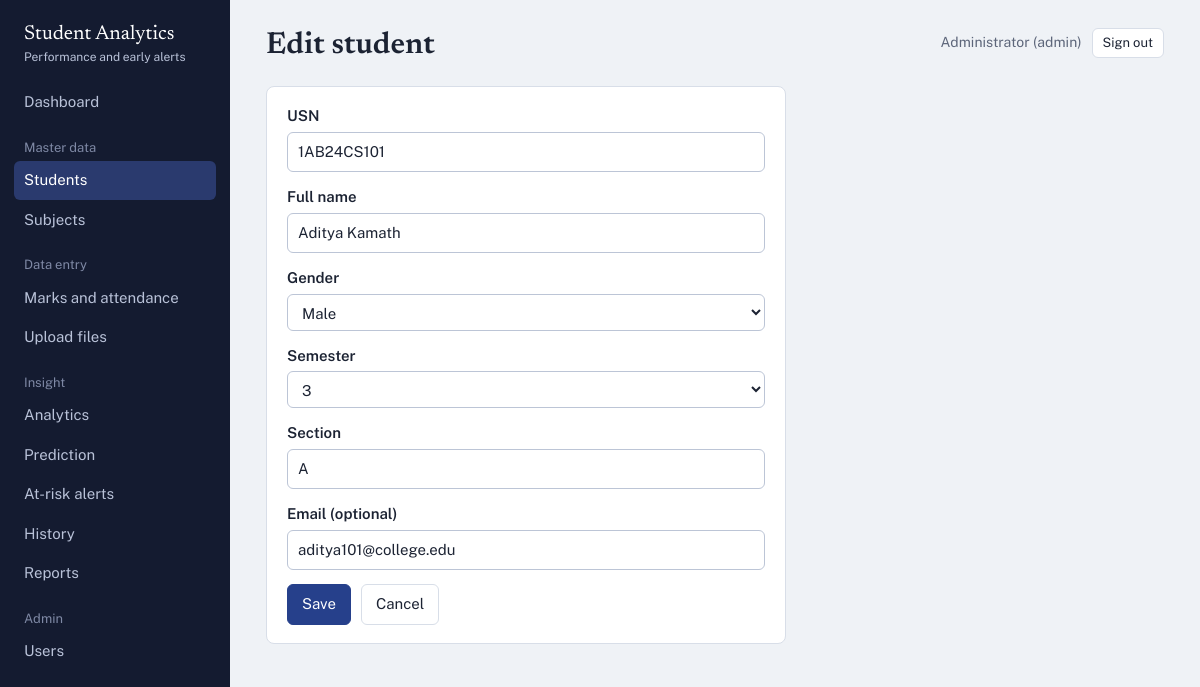
The page /students/1/edit (signed in) on the database its author committed.
### tables this page shows
CREATE TABLE users (
    user_id       INTEGER PRIMARY KEY AUTOINCREMENT,
    name          TEXT NOT NULL,
    email         TEXT NOT NULL UNIQUE,
    password_hash TEXT NOT NULL,
    role          TEXT NOT NULL DEFAULT 'teacher' CHECK (role IN ('admin','teacher')),
    created_at    TEXT NOT NULL DEFAULT (datetime('now'))
);

CREATE TABLE students (
    student_id INTEGER PRIMARY KEY AUTOINCREMENT,
    usn        TEXT NOT NULL UNIQUE,
    name       TEXT NOT NULL,
    gender     TEXT NOT NULL,
    semester   INTEGER NOT NULL CHECK (semester BETWEEN 1 AND 8),
    section    TEXT NOT NULL,
    email      TEXT
);

### app.py (the view)
@app.route("/students/new", methods=["GET", "POST"])
@app.route("/students/<int:sid>/edit", methods=["GET", "POST"])
@login_required
def student_form(sid=None):
    student = repo.get_student(sid) if sid else None
    if sid and not student:
        abort(404)
    values, errors = (dict(student) if student else {"gender": "Male", "semester": 1}), {}
    if request.method == "POST":
        values, errors = v.validate_student(request.form, sid)
        if not errors:
            repo.save_student(values, sid)
            flash("Student saved.", "ok")
            return redirect(url_for("students"))
    return render_template("form.html", title="Edit student" if sid else "Add student",
                           fields=STUDENT_FIELDS, values=values, errors=errors,
                           cancel=url_for("students"))

### app.py (called while the page is built)
def csrf_token():
    if "csrf_token" not in session:
        session["csrf_token"] = secrets.token_hex(16)
    return session["csrf_token"]

@app.before_request
def load_user_and_check_csrf():
    uid = session.get("user_id")
    g.user = repo.get_user(uid) if uid else None
    if request.method == "POST":
        sent = request.form.get("csrf_token") or request.headers.get("X-CSRF-Token")
        if not sent or not secrets.compare_digest(sent, session.get("csrf_token", "")):
            abort(400, "Your session expired or the form was invalid. Go back and try again.")

@app.after_request
def security_headers(resp):
    resp.headers.setdefault("X-Content-Type-Options", "nosniff")
    resp.headers.setdefault("X-Frame-Options", "DENY")
    resp.headers.setdefault("Referrer-Policy", "same-origin")
    return resp

def login_required(view):
    @wraps(view)
    def wrapped(*args, **kwargs):
        if g.user is None:
            return redirect(url_for("login", next=request.path))
        return view(*args, **kwargs)
    return wrapped

### db.py (called while the page is built)
def get_db():
    if "db" not in g:
        path = current_app.config["DATABASE"]
        os.makedirs(os.path.dirname(path), exist_ok=True)
        g.db = sqlite3.connect(path)
        g.db.row_factory = sqlite3.Row
        g.db.execute("PRAGMA foreign_keys = ON")
    return g.db

def q(sql, args=(), one=False):
    cur = get_db().execute(sql, args)
    rows = cur.fetchall()
    cur.close()
    if one:
        return rows[0] if rows else None
    return rows

### repository.py (called while the page is built)
def get_user(user_id):
    return q("SELECT * FROM users WHERE user_id = ?", (user_id,), one=True)

def get_student(student_id):
    return q("SELECT * FROM students WHERE student_id = ?", (student_id,), one=True)

### templates/form.html (shortened to what this page needs)
{% extends "base.html" %}
{% block heading %}{{ title }}{% endblock %}
{% block content %}
<form method="post" class="panel form-panel" novalidate>
  {% for f in fields %}
  <label class="field">
    <span>{{ f.label }}</span>
    {% if f.options %}
      <select name="{{ f.name }}">
        {% for o in f.options %}<option value="{{ o }}" {{ 'selected' if values.get(f.name)|string == o|string }}>{{ o }}</option>{% endfor %}
      </select>
    {% else %}
      <input name="{{ f.name }}" type="{{ f.type or 'text' }}" value="{{ values.get(f.name) or '' }}" {{ 'required' if f.required }}>
    {% endif %}
  </label>
  {% endfor %}
  <div class="actions"><button class="btn primary">Save</button><a class="btn" href="{{ cancel }}">Cancel</a></div>
</form>
{% endblock %}

### templates/base.html (shortened to what this page needs)
<!doctype html>
<html lang="en">
<head>
<link rel="stylesheet" href="{{ url_for('static', filename='css/app.css') }}">
</head>
<body>
{% if g.user %}
<div class="shell">
  <aside class="side">
    <div class="brand">Student Analytics<small>Performance and early alerts</small></div>
    {% set ep = request.endpoint %}
    <nav aria-label="Main">
      <a href="{{ url_for('dashboard') }}" class="{{ 'on' if ep=='dashboard' }}">Dashboard</a>
      <div class="group">Master data</div>
      <a href="{{ url_for('students') }}" class="{{ 'on' if ep in ('students','student_form','student_detail') }}">Students</a>
      <a href="{{ url_for('subjects') }}" class="{{ 'on' if ep in ('subjects','subject_form') }}">Subjects</a>
      <div class="group">Data entry</div>
      <a href="{{ url_for('entry') }}" class="{{ 'on' if ep=='entry' }}">Marks and attendance</a>
      <a href="{{ url_for('upload') }}" class="{{ 'on' if ep=='upload' }}">Upload files</a>
      <div class="group">Insight</div>
      <a href="{{ url_for('analytics_page') }}" class="{{ 'on' if ep=='analytics_page' }}">Analytics</a>
      <a href="{{ url_for('prediction') }}" class="{{ 'on' if ep=='prediction' }}">Prediction</a>
      <a href="{{ url_for('alerts') }}" class="{{ 'on' if ep=='alerts' }}">At-risk alerts</a>
      <a href="{{ url_for('history') }}" class="{{ 'on' if ep=='history' }}">History</a>
      <a href="{{ url_for('reports_page') }}" class="{{ 'on' if ep=='reports_page' }}">Reports</a>
      {% if g.user.role == 'admin' %}
      <div class="group">Admin</div>
      <a href="{{ url_for('users') }}" class="{{ 'on' if ep=='users' }}">Users</a>
      {% endif %}
    </nav>
  </aside>
  <main class="main">
    <div class="top">
      <div>
        <h1>{% block heading %}{% endblock %}</h1>
      </div>
      <div class="who">
        <span>{{ g.user.name }} ({{ g.user.role }})</span>
        <form method="post" action="{{ url_for('logout') }}">
          <button class="btn small">Sign out</button>
        </form>
      </div>
    </div>
    {% block content %}{% endblock %}
  </main>
</div>
{% else %}
  {% block auth %}{% endblock %}
{% endif %}
</body>
</html>

### static/css/app.css (style rules this page uses)
:root { --ink:#1c2333; --muted:#5d667a; --paper:#eff2f6; --panel:#fff; --line:#d8dee8; --side:#141b30; --side-text:#b9c2d8; --primary:#26408b; --primary-soft:#e5eaf7; --low:#2a8c82; --med:#d99a00; --high:#c8423b; --unrated:#cfd5df; --serif:"Newsreader",Georgia,"Times New Roman",serif; --sans:"Public Sans",system-ui,-apple-system,"Segoe UI",sans-serif; }
* { box-sizing:border-box }
html { font-size:16px }
body { margin:0;background:var(--paper);color:var(--ink);font:15px/1.5 var(--sans) }
a { color:var(--primary) }
h1,h2,h3 { font-family:var(--serif);font-weight:600;line-height:1.2;margin:0 }
h1 { font-size:1.9rem }
.shell { display:grid;grid-template-columns:230px 1fr;min-height:100vh }
.side { background:var(--side);color:var(--side-text);padding:22px 14px;position:sticky;top:0;height:100vh;overflow:auto }
.brand { font-family:var(--serif);font-size:1.25rem;color:#fff;padding:0 10px 18px;line-height:1.2 }
.brand small { display:block;font:12px var(--sans);color:var(--side-text);margin-top:4px }
.side nav a { display:block;color:var(--side-text);text-decoration:none;padding:8px 10px;border-radius:6px;margin:1px 0 }
.side nav a.on { background:#2a3a6e;color:#fff }
.side .group { margin:16px 10px 4px;font-size:13px;color:#7f89a5 }
.main { padding:28px clamp(16px,3vw,40px) 60px;min-width:0 }
.top { display:flex;justify-content:space-between;align-items:flex-start;gap:16px;flex-wrap:wrap;margin-bottom:22px }
.who { display:flex;align-items:center;gap:10px;font-size:14px;color:var(--muted);flex-wrap:wrap }
.who form { margin:0 }
.btn { display:inline-block;border:1px solid var(--line);background:#fff;color:var(--ink);padding:8px 14px;border-radius:6px;font:inherit;cursor:pointer;text-decoration:none }
.btn.primary { background:var(--primary);border-color:var(--primary);color:#fff }
.btn.small { padding:4px 10px;font-size:13px }
input,select { font:inherit;color:var(--ink);padding:8px 10px;border:1px solid #bcc5d6;border-radius:6px;background:#fff;max-width:100% }
.field { display:block;margin-bottom:14px }
.field>span { display:block;font-weight:600;margin-bottom:4px }
.field input,.field select { width:100% }
.panel { background:var(--panel);border:1px solid var(--line);border-radius:8px;padding:18px 20px;margin-bottom:20px }
.form-panel { max-width:520px }
.actions { display:flex;gap:10px;margin-top:6px }

### rows shown on the page
users: user.name "Administrator", user.role "admin"
students: usn "1AB24CS101" "Aditya Kamath" "aditya101@college.edu"

### other values the page prints
{{ title }} "Edit student"
{{ f.label }} "USN" "Full name" "Gender" "Semester" "Section" "Email (optional)"
form field gender "Male"
form field semester "3"
